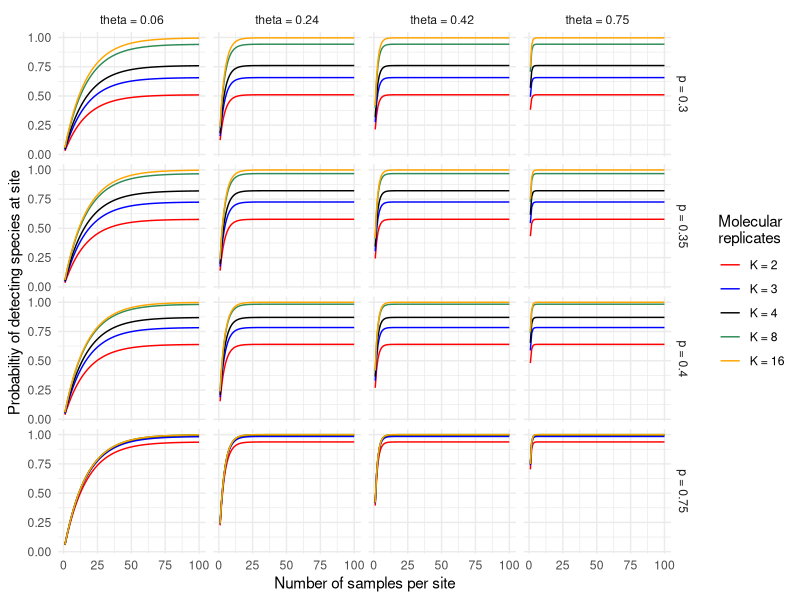
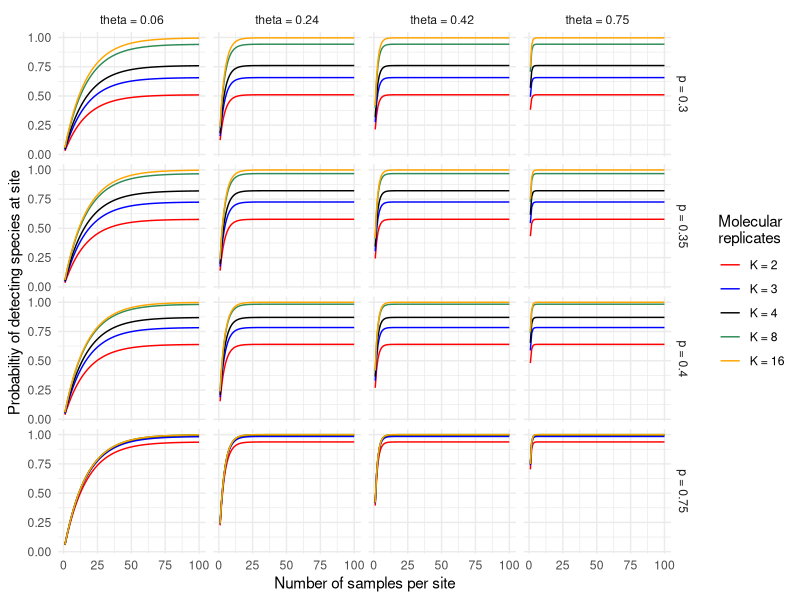
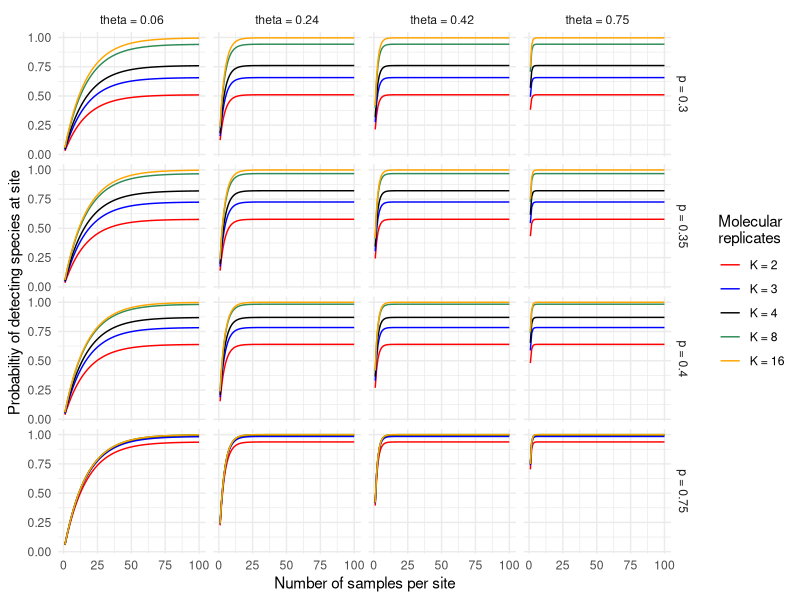

These charts were generated, in order, by the following R code: (Note: a time limit stopped this script after it produced the figures.)
## ---- chunk 1
knitr::opts_chunk$set(echo = TRUE)
assign("depthtrigger", 10, data.table:::.global)
## ---- chunk 2
sampleDetectionOne <- function(
	J = 100,
	K = 8,
	theta = 0.06,
	pDetection  = 0.3){
	return( (1 - (1 - theta) ^ J)  * (1 - (1 - pDetection) ^ K))
	}
## ---- chunk 3
library(data.table)
results <- data.table(expand.grid(J = 1:100, 
							theta = c(0.06, 0.24, 0.42, 0.75), pDetection = c(0.3, 0.35, 0.4, 0.75),
							K = c(2, 3, 4, 8, 16)))
results[ , ProbDetect := 
	sampleDetectionOne(J = J, K = K, theta = theta, pDetection = pDetection)]

results[ , thetaPlot := factor(paste0("theta = ", theta))]
results[ , pDetectionPlot := factor(paste0("p = ", pDetection))]
results[ , KPlot := factor(paste0("K = ", K))]
## ---- chunk 4

library(ggplot2)
results[ , KPlot := factor(KPlot, 
                           levels = levels(results$KPlot)[order(as.numeric(gsub("K = ", "", 
                                                                      levels(results$KPlot))))])]

detectOne <- ggplot(data = results, aes(x = J, y = ProbDetect, color = KPlot)) + 
	geom_line() +
	facet_grid( pDetectionPlot ~ thetaPlot) +
	theme_minimal() + 
	ylab("Probabiltiy of detecting species at site") +
	xlab("Number of samples per site") +
  scale_color_manual("Molecular\nreplicates", 
                     values = c("red", "blue", "black", "seagreen", "orange"))
print(detectOne)
ggsave(filename = "detectingOne.pdf", detectOne, width = 6, height = 4)
ggsave(filename = "detectingOne.jpg", detectOne, width = 6, height = 4)
## ---- chunk 5
samplesDetect <- function(
	nSims = 2,
	J = c(10, 100),
	theta = c(0.06, 0.42),
	K = 8,
	pDetection = c(0.3, 0.4)){
		results <- data.table(expand.grid(simulation = 1:nSims, 
					   J = J, theta = theta, 
					   K = K, pDetection = pDetection))
	for(index in 1:dim(results)[1]){
		results[ index, nPositive := 
			length(which(
				rbinom(n = length(which(rbinom( n = J, size = 1, prob = theta) >0)), 
					   size = K, prob = pDetection) > 0))]
		}
	results[ , pPositive := nPositive/J]
	results[ , Samples := factor(paste0("J = ", J))]
	results[ , SamplesPlot  := factor(J)]

	results[ , thetaPlot := factor(paste0("theta = ", theta))]
  results[ , thetaPlot2 := factor( theta)]
	
  results[ , pDetectionPlot := factor(paste0("p = ", pDetection))]

	factorOrder <- order(as.numeric(gsub("J = ", "", levels(results$Samples))), decreasing = FALSE)
  results[ , Samples := factor(Samples, levels = levels(Samples)[factorOrder]) ]
	
  results[ , KPlot := paste0("K = ", K)]
  KOrder <- unique(results$KPlot)[order(as.numeric(gsub("K = ", "", unique(results$KPlot))), decreasing = FALSE)]
  results[ , KPlot := factor( KPlot, levels = KOrder)]

  results[ , KPlot2 := factor(gsub("K = ", "", KPlot))]
  KOrder2 <- unique(results$KPlot2)[order(as.numeric(unique(results$KPlot)), decreasing = FALSE)]
  results[ , KPlot2 := factor( KPlot2, levels = KOrder2)]
  
  
	return(results)
	}
## ---- chunk 6
sampleResults <- samplesDetect(nSims = 4000, 
                               theta = c(0.06, 0.24, 0.42, 0.76), 
                               pDetection = c(0.15, 0.3, 0.35, 0.4, 0.75),
                               J = c(5, 20, 50, 100),
                               K = c(2, 3, 4, 8, 16))
## ---- chunk 7
compareSites <- ggplot(sampleResults, aes(x = KPlot2, y = pPositive, fill = thetaPlot)) +
	geom_boxplot(outlier.size = 0.5) + 
	facet_grid(  Samples ~  pDetectionPlot ) + 
  theme_minimal() +
	ylab(expression(over("Number of simulated positive samples","Total number of simulated samples"))) +
  xlab("Number of molecular replicates") +
  scale_fill_manual(expression("Generating "*theta), 
                    values = c("red", "blue", "black", "seagreen", "orange"))
print(compareSites)
ggsave(filename = "compareSites.pdf", compareSites, width = 11, height = 6)
ggsave(filename = "compareSites.jpg", compareSites, width = 11, height = 6)
